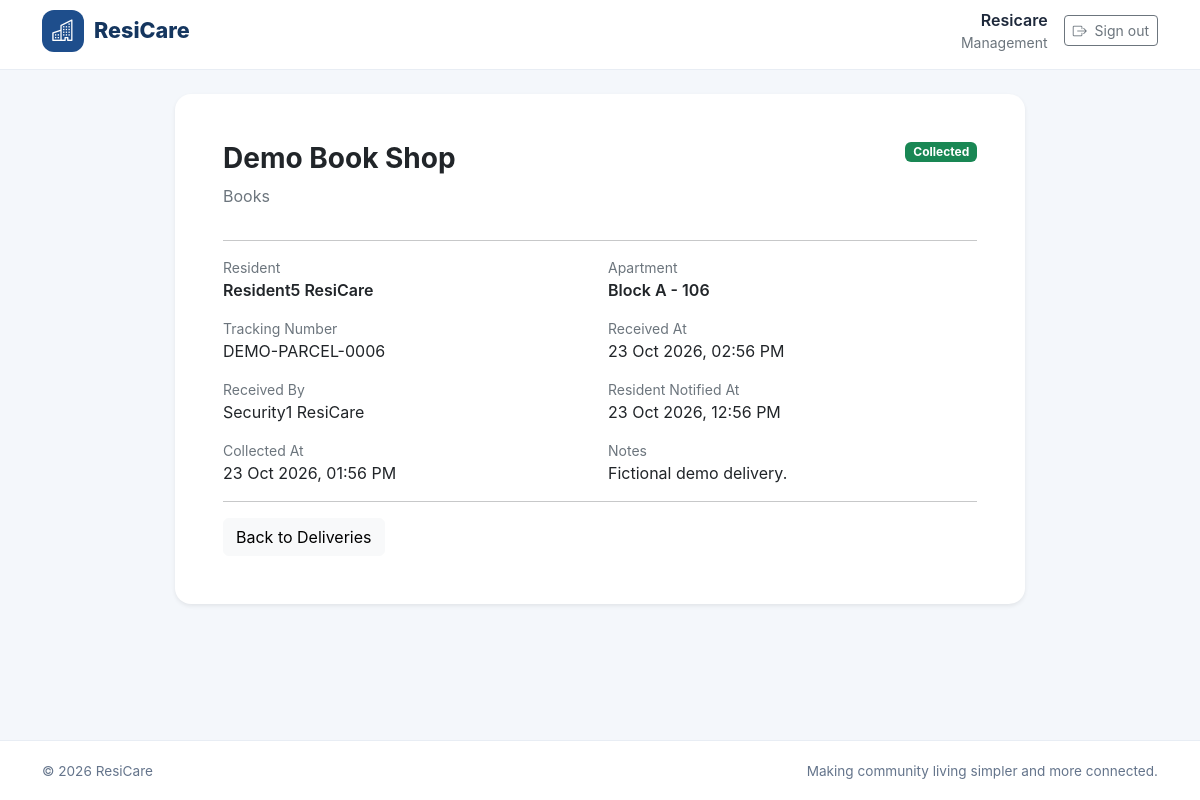
Screenshot of /community/deliveries/6/ (signed in) with the database file from the repository.
### accounts/models.py (models this page shows, shortened)
class User(AbstractUser):
    class Role(models.TextChoices):
        RESIDENT = "RESIDENT", "Resident"
        SECURITY = "SECURITY", "Security"
        MANAGEMENT = "MANAGEMENT", "Management"
    role = models.CharField(
        max_length=20,
        choices=Role.choices,
        default=Role.RESIDENT,
    )
    phone_number = models.CharField(
        max_length=15,
        blank=True,
    )

### community_hub/models.py (models this page shows, shortened)
class Delivery(models.Model):
    class Status(models.TextChoices):
        RECEIVED = "RECEIVED", "Received at Gate"
        NOTIFIED = "NOTIFIED", "Resident Notified"
        COLLECTED = "COLLECTED", "Collected"
        RETURNED = "RETURNED", "Returned to Sender"
    resident = models.ForeignKey(
        "residents.ResidentProfile",
        on_delete=models.PROTECT,
        related_name="deliveries",
    )
    sender_name = models.CharField(max_length=150)
    tracking_number = models.CharField(max_length=100, blank=True)
    description = models.CharField(
        max_length=250,
        help_text="For example, grocery package, courier parcel or document.",
    )
    status = models.CharField(
        max_length=12,
        choices=Status.choices,
        default=Status.RECEIVED,
    )
    notes = models.TextField(blank=True)
    received_at = models.DateTimeField(auto_now_add=True)
    notified_at = models.DateTimeField(null=True, blank=True)
    collected_at = models.DateTimeField(null=True, blank=True)
    received_by = models.ForeignKey(
        "accounts.User",
        on_delete=models.SET_NULL,
        null=True,
        related_name="deliveries_received",
    )
    collected_by = models.ForeignKey(
        "accounts.User",
        on_delete=models.SET_NULL,
        null=True,
        blank=True,
        related_name="deliveries_collected",
    )
    class Meta:
        ordering = ["-received_at"]

### residents/models.py (models this page shows, shortened)
class ResidentProfile(models.Model):
    class ResidentType(models.TextChoices):
        OWNER = "OWNER", "Owner"
        TENANT = "TENANT", "Tenant"
        FAMILY_MEMBER = "FAMILY_MEMBER", "Family Member"
    user = models.OneToOneField(
        settings.AUTH_USER_MODEL,
        on_delete=models.CASCADE,
        related_name="resident_profile",
    )
    apartment = models.ForeignKey(
        Apartment,
        on_delete=models.PROTECT,
        related_name="resident_profiles",
        null=True,
        blank=True,
    )
    resident_type = models.CharField(
        max_length=20,
        choices=ResidentType.choices,
        default=ResidentType.OWNER,
    )
    move_in_date = models.DateField(null=True, blank=True)
    emergency_contact_name = models.CharField(max_length=100, blank=True)
    emergency_contact_phone = models.CharField(max_length=15, blank=True)
    created_at = models.DateTimeField(auto_now_add=True)
    updated_at = models.DateTimeField(auto_now=True)
    class Meta:
        ordering = ["user__last_name", "user__first_name"]

class Apartment(models.Model):
    building_name = models.CharField(max_length=100, default="Main Building")
    unit_number = models.CharField(max_length=20)
    floor_number = models.PositiveIntegerField(default=0)
    bedrooms = models.PositiveSmallIntegerField(default=1)
    area_sqft = models.PositiveIntegerField(
        null=True,
        blank=True,
        validators=[MinValueValidator(1)],
    )
    monthly_maintenance = models.DecimalField(
        max_digits=10,
        decimal_places=2,
        default=0,
        validators=[MinValueValidator(0)],
    )
    is_active = models.BooleanField(default=True)
    created_at = models.DateTimeField(auto_now_add=True)
    updated_at = models.DateTimeField(auto_now=True)
    class Meta:
        ordering = ["building_name", "unit_number"]
        constraints = [
            models.UniqueConstraint(
                fields=["building_name", "unit_number"],
                name="unique_apartment_unit_per_building",
            )
        ]
    def __str__(self):
        return f"{self.building_name} - {self.unit_number}"

### community_hub/views.py (the view, shortened to what this page needs)
# urls.py: path("deliveries/<int:delivery_id>/", views.delivery_detail, name="delivery_detail"),
@login_required
def delivery_detail(request, delivery_id):
    delivery = get_object_or_404(
        Delivery.objects.select_related(
            "resident__user",
            "resident__apartment",
            "received_by",
            "collected_by",
        ),
        pk=delivery_id,
    )
    user = request.user
    staff = is_delivery_staff(user)
    if user.role == "RESIDENT":
        profile = get_resident_profile(user)
        if profile is None or delivery.resident_id != profile.pk:
            raise PermissionDenied
    elif not staff:
        raise PermissionDenied
    return render(request, "community/delivery_detail.html", {
        "delivery": delivery,
        "is_delivery_staff": staff,
        "is_resident": user.role == "RESIDENT",
    })

### community_hub/views.py (called while the page is built)
def is_delivery_staff(user):
    return user.role in {"MANAGEMENT", "SECURITY"}

### templates/community/delivery_detail.html (shortened to what this page needs)
{% extends "base.html" %}
{% block content %}
<div class="container py-4">
    <div class="card border-0 shadow-sm rounded-4 mx-auto" style="max-width: 850px;">
        <div class="card-body p-4 p-md-5">
            <div class="d-flex justify-content-between align-items-start gap-3 flex-wrap">
                <div>
                    <h1 class="h3 fw-bold">{{ delivery.sender_name }}</h1>
                    <p class="text-secondary">{{ delivery.description }}</p>
                </div>
                <span class="badge
                    {% if delivery.status == 'COLLECTED' %}text-bg-success
                    {% elif delivery.status == 'RETURNED' %}text-bg-secondary
                    {% elif delivery.status == 'NOTIFIED' %}text-bg-info
                    {% else %}text-bg-warning{% endif %}">
                    {{ delivery.get_status_display }}
                </span>
            </div>
            <hr>
            <div class="row g-3">
                <div class="col-md-6">
                    <div class="text-secondary small">Resident</div>
                    <div class="fw-semibold">
                        {{ delivery.resident.user.get_full_name|default:delivery.resident.user.username }}
                    </div>
                </div>
                <div class="col-md-6">
                    <div class="text-secondary small">Apartment</div>
                    <div class="fw-semibold">
                        {{ delivery.resident.apartment|default:"Not assigned" }}
                    </div>
                </div>
                <div class="col-md-6">
                    <div class="text-secondary small">Tracking Number</div>
                    <div>{{ delivery.tracking_number|default:"Not provided" }}</div>
                </div>
                <div class="col-md-6">
                    <div class="text-secondary small">Received At</div>
                    <div>{{ delivery.received_at|date:"d M Y, h:i A" }}</div>
                </div>
                <div class="col-md-6">
                    <div class="text-secondary small">Received By</div>
                    <div>
                        {% if delivery.received_by %}
                            {{ delivery.received_by.get_full_name|default:delivery.received_by.username }}
                        {% else %}
                            Not recorded
                        {% endif %}
                    </div>
                </div>
                <div class="col-md-6">
                    <div class="text-secondary small">Resident Notified At</div>
                    <div>
                        {% if delivery.notified_at %}
                            {{ delivery.notified_at|date:"d M Y, h:i A" }}
                        {% else %}
                            Not notified
                        {% endif %}
                    </div>
                </div>
                <div class="col-md-6">
                    <div class="text-secondary small">Collected At</div>
                    <div>
                        {% if delivery.collected_at %}
                            {{ delivery.collected_at|date:"d M Y, h:i A" }}
                        {% else %}
                            Not collected
                        {% endif %}
                    </div>
                </div>
                <div class="col-md-6">
                    <div class="text-secondary small">Notes</div>
                    <div>{{ delivery.notes|default:"No additional notes."|linebreaksbr }}</div>
                </div>
            </div>
            <hr>
            <a href="{% url 'community:deliveries' %}" class="btn btn-light">
                Back to Deliveries
            </a>
        </div>
    </div>
</div>
{% endblock %}

### templates/base.html (shortened to what this page needs)
{% load static %}
<!DOCTYPE html>
<html lang="en">
<head>
    <link href="https://cdn.jsdelivr.net/npm/bootstrap@5.3.3/dist/css/bootstrap.min.css"
          rel="stylesheet">
    <link href="https://cdn.jsdelivr.net/npm/bootstrap-icons@1.11.3/font/bootstrap-icons.min.css"
          rel="stylesheet">
</head>
<body>
    <header class="rc-navbar">
        <nav class="container h-100 d-flex align-items-center justify-content-between py-2">
            <a href="{% if user.is_authenticated %}{% url 'dashboard' %}{% else %}{% url 'login' %}{% endif %}"
               class="rc-brand">
                <span class="rc-brand-icon">
                    <i class="bi bi-buildings"></i>
                </span>
                <span>ResiCare</span>
            </a>
            {% if user.is_authenticated %}
                <div class="d-flex align-items-center gap-3">
                    <div class="d-none d-sm-block text-end">
                        <div class="fw-semibold">{{ user.get_full_name|default:user.username }}</div>
                        <div class="small text-secondary">{{ user.get_role_display }}</div>
                    </div>
                    <form method="post" action="{% url 'logout' %}" class="m-0">
                        <button type="submit" class="btn btn-outline-secondary btn-sm">
                            <i class="bi bi-box-arrow-right me-1"></i>
                            Sign out
                        </button>
                    </form>
                </div>
            {% endif %}
        </nav>
    </header>
    <main class="rc-main">
        {% block content %}{% endblock %}
    </main>
    <footer class="rc-footer">
        <div class="container d-flex flex-column flex-sm-row justify-content-between gap-2">
            <span>&copy; {% now "Y" %} ResiCare</span>
            <span>Making community living simpler and more connected.</span>
        </div>
    </footer>
</body>
</html>

### templates/base.html (style rules this page uses)
:root { --rc-primary: #1e4e8c; --rc-primary-dark: #15365f; --rc-background: #f4f7fb; --rc-text: #1e293b; --rc-muted: #64748b; }
* { box-sizing: border-box; }
body { margin: 0; font-family: Inter, "Segoe UI", Arial, sans-serif; color: var(--rc-text); background: var(--rc-background); }
.rc-navbar { min-height: 70px; background: #fff; border-bottom: 1px solid #e8edf4; }
.rc-brand { display: inline-flex; align-items: center; gap: 10px; color: var(--rc-primary-dark); font-size: 1.35rem; font-weight: 800; text-decoration: none; }
.rc-brand-icon { display: inline-flex; align-items: center; justify-content: center; width: 42px; height: 42px; color: #fff; background: var(--rc-primary); border-radius: 12px; }
.rc-main { min-height: calc(100vh - 130px); }
.rc-footer { padding: 20px 0; color: var(--rc-muted); background: #fff; border-top: 1px solid #e8edf4; font-size: .85rem; }

### rows the page displays
User: get_full_name "Resicare", role "Management"
Delivery: sender_name "Demo Book Shop", description "Books", status "Collected", resident.user.get_full_name "Resident5 ResiCare", resident.apartment "Block A - 106", tracking_number "DEMO-PARCEL-0006", received_at "23 Oct 2026, 02:56 PM", received_by.get_full_name "Security1 ResiCare", notified_at "23 Oct 2026, 12:56 PM", collected_at "23 Oct 2026, 01:56 PM", notes "Fictional demo delivery."
